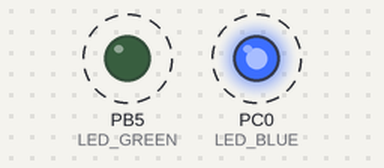
This program was run on a simulated ATmega328P, built with avr-gcc and emulated at 16 MHz. Parts: output pins drawn as LEDs (lit = HIGH). Dashed ring = blinking.

Above: at 0.2 s.
Timing chart, 0 to 3.0 s (numbered marks = the images above):
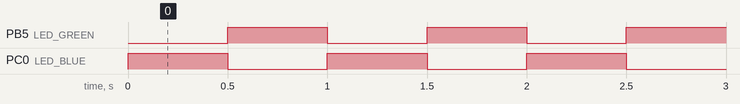

The program:

main.c
```c
// (licence header left out)
/* Defines -----------------------------------------------------------*/
#define LED_GREEN   PB5     // AVR pin where green LED is connected
#define LED_BLUE    PC0     // AVR pin where blue LED is connected
#define BLINK_DELAY 500
#ifndef F_CPU
#define F_CPU 16000000      // CPU frequency in Hz required for delay
#endif

/* Includes ----------------------------------------------------------*/
#include <util/delay.h>     // Functions for busy-wait delay loops (PAUSAS)
#include <avr/io.h>         // AVR device-specific IO definitions (ENTRADA/SALIDA)

/* Functions ---------------------------------------------------------*/
/**
 * Main function where the program execution begins. Toggle two LEDs
 * when a push button is pressed.
 */
int main(void)
{
    /* GREEN LED */
    // Set pin as OUTPUT in Data Direction Register... (PIN COMO SALIDA)
    DDRB = DDRB | (1<<LED_GREEN);
    // ...and turn LED off in Data Register (Inicialmente APAGADO)
    PORTB = PORTB & ~(1<<LED_GREEN);

    /* BLUE LED */
    // Set pin as OUTPUT in Data Direction Register...(PIN COMO SALIDA)
    DDRC = DDRC | (1<<LED_BLUE);
    // ...and turn LED off in Data Register (Inicialmente APAGADO)
    PORTC = PORTC | (1<<LED_BLUE);

    /* push button */
    // WRITE YOUR CODE HERE

    // Infinite loop
    while (1)
    {
        // Pause several milliseconds
        _delay_ms(BLINK_DELAY);

        // Invertimos valores (PARPADEO)
		PORTB = PORTB ^ (1<<LED_GREEN);
		PORTC = PORTC ^ (1<<LED_BLUE);
    }

    // Will never reach this
    return 0;
}
```

Measured:
- by itself, PB5 (LED_GREEN), PC0 (LED_BLUE): alternates HIGH for 0.50 s and LOW for 0.50 s
